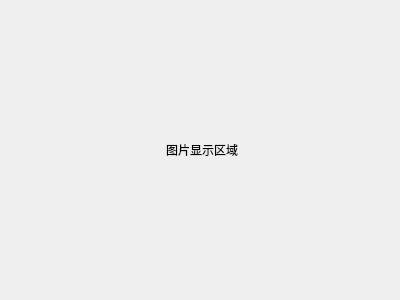
<?xml version="1.0" encoding="UTF-8"?>
<ui version="4.0">
 <class>Show</class>
 <widget class="QWidget" name="Show">
  <property name="geometry">
   <rect>
    <x>0</x>
    <y>0</y>
    <width>400</width>
    <height>300</height>
   </rect>
  </property>
  <property name="windowTitle">
   <string>Form</string>
  </property>
  <layout class="QVBoxLayout" name="verticalLayout">
   <property name="spacing">
    <number>0</number>
   </property>
   <property name="leftMargin">
    <number>6</number>
   </property>
   <property name="topMargin">
    <number>0</number>
   </property>
   <property name="rightMargin">
    <number>2</number>
   </property>
   <property name="bottomMargin">
    <number>0</number>
   </property>
   <item>
    <widget class="QLabel" name="label">
     <property name="styleSheet">
      <string notr="true"/>
     </property>
     <property name="text">
      <string>图片显示区域</string>
     </property>
     <property name="alignment">
      <set>Qt::AlignCenter</set>
     </property>
     <property name="margin">
      <number>0</number>
     </property>
    </widget>
   </item>
  </layout>
 </widget>
 <resources/>
 <connections/>
</ui>
